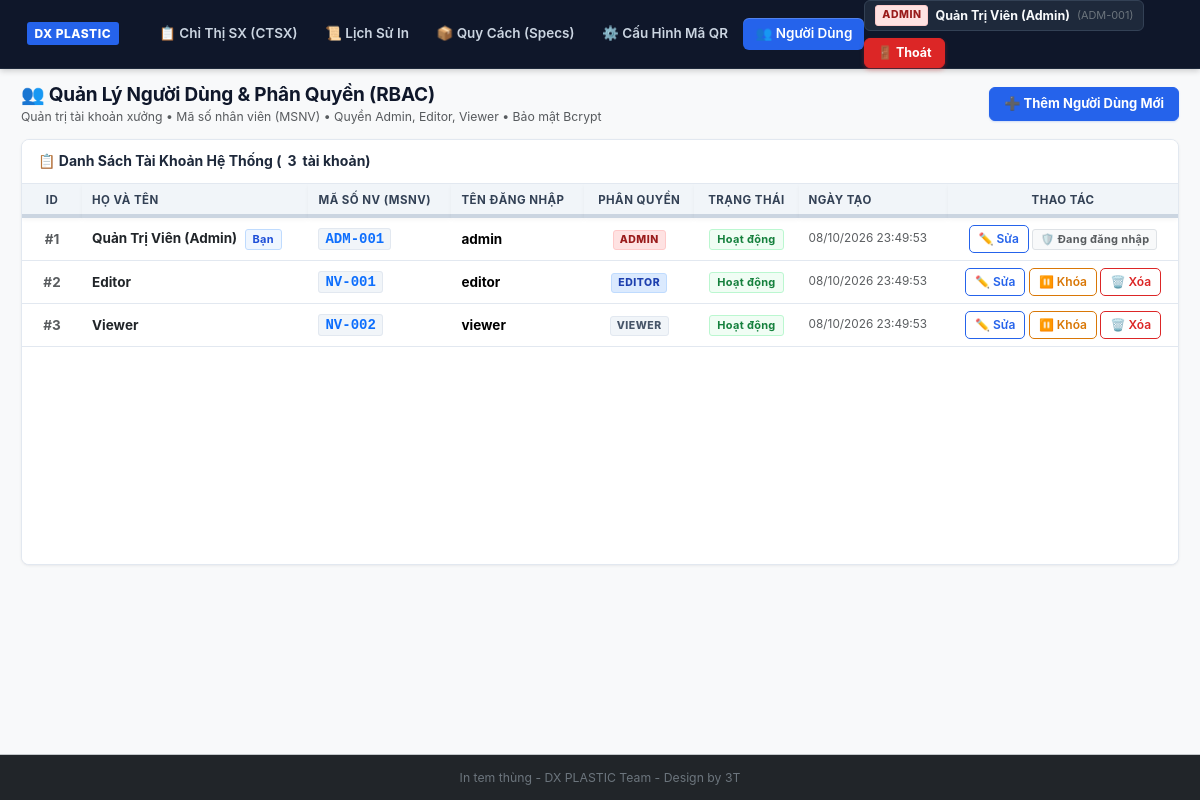
/users.php (signed in), run on the app's committed database.
### tables this page shows
CREATE TABLE `users` (
  `id` int(11) NOT NULL,
  `username` varchar(50) NOT NULL,
  `password` varchar(255) NOT NULL,
  `full_name` varchar(100) NOT NULL,
  `employee_code` varchar(50) NOT NULL COMMENT 'Mã số nhân viên (MSNV) dùng duyệt vượt mức',
  `role` enum('admin','editor','viewer') NOT NULL DEFAULT 'viewer' COMMENT 'Phân quyền người dùng',
  `status` tinyint(1) NOT NULL DEFAULT 1 COMMENT '1: Hoạt động, 0: Khóa',
  `created_at` datetime DEFAULT current_timestamp(),
  `updated_at` datetime DEFAULT current_timestamp() ON UPDATE current_timestamp()
);

### includes/auth.php (called while the page is built, shortened)
<?php
function isLoggedIn() {
    return isset($_SESSION['user_id']) && !empty($_SESSION['user_id']);
}
function getCurrentUser() {
    return [
        'id'            => $_SESSION['user_id'] ?? 0,
        'username'      => $_SESSION['username'] ?? '',
        'full_name'     => $_SESSION['full_name'] ?? '',
        'employee_code' => $_SESSION['employee_code'] ?? '',
        'role'          => $_SESSION['role'] ?? 'viewer',
    ];
}

### includes/functions.php (called while the page is built, shortened)
<?php
function formatDateTime($dt) {
    $timestamp = strtotime($dt);
    return date('d/m/Y H:i:s', $timestamp);
}

### users.php (the view, shortened to what this page needs)
<?php
require_once __DIR__ . '/includes/header.php';
$pdo = getDbConnection();
$currentAdminId = (int)$currentUser['id'];
$users = $pdo->query("SELECT * FROM `users` ORDER BY `id` ASC")->fetchAll();
?>
<div class="page-header d-flex flex-wrap justify-content-between align-items-center gap-3">
    <div>
        <h1 class="page-title mb-1">👥 Quản Lý Người Dùng &amp; Phân Quyền (RBAC)</h1>
        <p class="text-muted small mb-0">
            Quản trị tài khoản xưởng &bull; Mã số nhân viên (MSNV) &bull; Quyền Admin, Editor, Viewer &bull; Bảo mật Bcrypt
        </p>
    </div>
    <div class="page-actions">
        <button type="button" class="btn btn-primary fw-bold" onclick="openModal('modal_add_user')">
            ➕ Thêm Người Dùng Mới
        </button>
    </div>
</div>
<div class="card shadow-sm">
    <div class="card-header bg-white py-2 px-3 d-flex justify-content-between align-items-center">
        <span class="card-title fw-bold text-dark m-0">
            📋 Danh Sách Tài Khoản Hệ Thống (<span id="user_total_count"><?= count($users) ?></span> tài khoản)
        </span>
    </div>
    <div class="card-body p-0">
        <div class="table-responsive table-sticky-container">
            <table class="table table-hover align-middle mb-0 table-sticky" id="users_table">
                <thead class="table-light table-sticky-header">
                    <tr>
                        <th style="width:60px;" class="text-center">ID</th>
                        <th>Họ Và Tên</th>
                        <th>Mã Số NV (MSNV)</th>
                        <th>Tên Đăng Nhập</th>
                        <th class="text-center">Phân Quyền</th>
                        <th class="text-center">Trạng Thái</th>
                        <th>Ngày Tạo</th>
                        <th class="text-center" style="width:230px;">Thao Tác</th>
                    </tr>
                </thead>
                <tbody>
                    <?php if (empty($users)): ?>
                        <tr id="row_empty_users">
                            <td colspan="8" class="text-center py-4 text-muted">Chưa có người dùng nào trong hệ thống.</td>
                        </tr>
                    <?php else: ?>
                        <?php foreach ($users as $u):
                            $isSelf = ((int)$u['id'] === $currentAdminId);
                        ?>
                        <tr id="row_user_<?= (int)$u['id'] ?>">
                            <td class="text-center text-muted fw-bold">#<?= (int)$u['id'] ?></td>
                            <td>
                                <strong class="text-dark col-fullname"><?= htmlspecialchars($u['full_name']) ?></strong>
                                <?php if ($isSelf): ?>
                                    <span class="badge bg-primary ms-1" style="font-size:10px;">Bạn</span>
                                <?php endif; ?>
                            </td>
                            <td>
                                <code class="fw-bold fs-6 text-primary col-empcode"><?= htmlspecialchars($u['employee_code']) ?></code>
                            </td>
                            <td class="col-username">
                                <strong><?= htmlspecialchars($u['username']) ?></strong>
                            </td>
                            <td class="text-center col-role">
                                <span class="role-pill role-<?= htmlspecialchars($u['role']) ?>">
                                    <?= strtoupper(htmlspecialchars($u['role'])) ?>
                                </span>
                            </td>
                            <td class="text-center col-status">
                                <?php if ($u['status'] == 1): ?>
                                    <span class="badge badge-success">Hoạt động</span>
                                <?php else: ?>
                                    <span class="badge badge-danger">Đã khóa</span>
                                <?php endif; ?>
                            </td>
                            <td class="text-muted small">
                                <?= formatDateTime($u['created_at']) ?>
                            </td>
                            <td class="text-center">
                                <div class="d-inline-flex gap-1 align-items-center">
                                    <button type="button" class="btn btn-sm btn-outline-primary"
                                            onclick="openEditUserModal(<?= (int)$u['id'] ?>)"
                                            title="Chỉnh sửa thông tin tài khoản">
                                        ✏️ Sửa
                                    </button>
                                    <?php if (!$isSelf): ?>
                                        <button type="button" class="btn btn-sm <?= ($u['status'] == 1) ? 'btn-outline-warning' : 'btn-outline-success' ?> btn-toggle-status"
                                                onclick="toggleUserStatus(<?= (int)$u['id'] ?>, '<?= htmlspecialchars(addslashes($u['username']), ENT_QUOTES, 'UTF-8') ?>', <?= (int)$u['status'] ?>)"
                                                title="<?= ($u['status'] == 1) ? 'Khóa tài khoản này' : 'Mở khóa tài khoản' ?>">
                                            <?= ($u['status'] == 1) ? '⏸️ Khóa' : '▶️ Mở' ?>
                                        </button>
                                    <?php endif; ?>
                                    <?php if (!$isSelf): ?>
                                        <button type="button" class="btn btn-sm btn-outline-danger"
                                                onclick="confirmDeleteUser(<?= (int)$u['id'] ?>)"
                                                title="Xóa vĩnh viễn tài khoản">
                                            🗑️ Xóa
                                        </button>
                                    <?php else: ?>
                                        <span class="badge bg-light text-muted border px-2 py-1" style="font-size:11px;" title="Không thể tự xóa hoặc khóa tài khoản đang đăng nhập">
                                            🛡️ Đang đăng nhập
                                        </span>
                                    <?php endif; ?>
                                </div>
                            </td>
                        </tr>
                        <?php endforeach; ?>
                    <?php endif; ?>
                </tbody>
            </table>
        </div>
    </div>
</div>
<?php require_once __DIR__ . '/includes/footer.php'; ?>

### data on the page
users: id "1", full_name "Quản Trị Viên (Admin)", shows "Bạn", employee_code "ADM-001", username "admin", role "ADMIN", status "Hoạt động", created_at "08/10/2026 23:49:53", shows "🛡️ Đang đăng nhập"
users: id "2", full_name "Editor", employee_code "NV-001", username "editor", role "EDITOR", status "Hoạt động", created_at "08/10/2026 23:49:53"
users: id "3", full_name "Viewer", employee_code "NV-002", username "viewer", role "VIEWER", status "Hoạt động", created_at "08/10/2026 23:49:53"

### other printed values
$currentUser['role'] "ADMIN"
$currentUser['full_name'] "Quản Trị Viên (Admin)"
$currentUser['employee_code'] "ADM-001"
count($users) "3"
